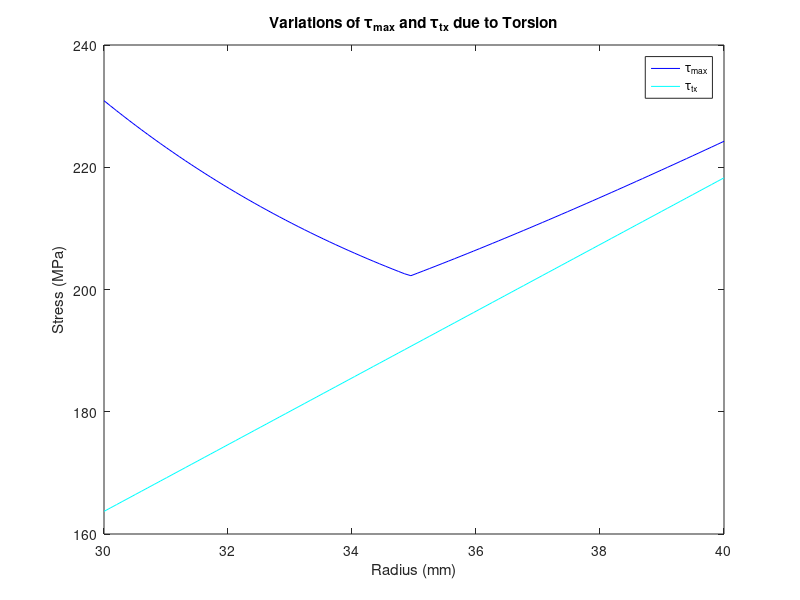
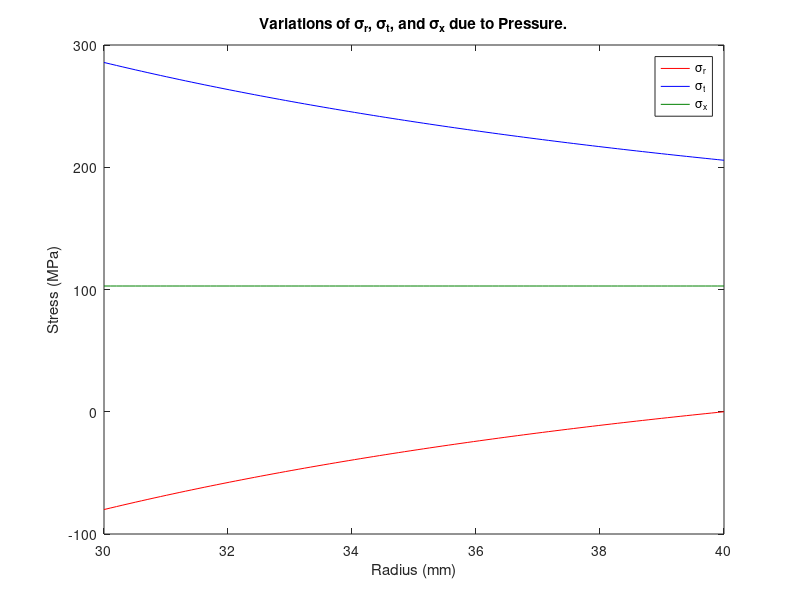

Source code (MATLAB) for these figures, in order:
% Finds the maximum shear stress experienced in a thick-walled tube
% A thick-walled tube has closed ends and is loaded with an internal
% pressure of 80 MPa and a torque of 15 kNm. The inner and outer diameters
% are 60 and 80 mm, respectively.

% Givens
p = 80 * 10^6; % Pa
T = 15 * 10^3; % Nm
r1 = 0.06/2; % m
r2= 0.08/2; % m

% Define R -- radius variation from the inner to outer diameter
R = linspace(r1, r2);

% Stress in x-direction
sigma_x = (p * r1^2)/(r2^2 - r1^2);

% Radial Stress
sigma_r = -sigma_x * ((r2^2./R.^2) - 1);

% Tangential Stress
sigma_t = sigma_x * ((r2^2./R.^2) + 1);

% Shear due to torsion
tau_tx = 2*T.*R./(pi * (r2^4 - r1^4));

% Find Principal Stresses
sigma_1 = ((sigma_t + sigma_x)/2) + sqrt(((sigma_t - sigma_x)/2).^2 + tau_tx.^2);
sigma_2 = ((sigma_t + sigma_x)/2) - sqrt(((sigma_t - sigma_x)/2).^2 + tau_tx.^2);
sigma_3 = sigma_r;

% Find Max Shear Stress in Tube
tau_max = zeros(1, length(R)); % Pre-allocate for efficiency
tau_1 = abs(sigma_2 - sigma_3)./2;
tau_2 = abs(sigma_1 - sigma_3)./2;
tau_3 = abs(sigma_1 - sigma_2)./2;
for i = 1:length(R)
    tau_max(i) = max([tau_1(i), tau_2(i), tau_3(i)]);
end

% Plots
figure(1)
plot(R * 1000, tau_max * 10^-6, 'b-')
title('Variations of \tau_{max} and \tau_{tx} due to Torsion')
xlabel('Radius (mm)')
ylabel('Stress (MPa)')
hold on
plot(R * 1000, tau_tx * 10^-6, 'c-')
legend('\tau_{max}', '\tau_{tx}', 'location', 'northeast')
hold off

figure(2)
plot(R * 1000, sigma_r * 10^-6, 'r-')
title('Variations of \sigma_r, \sigma_t, and \sigma_x due to Pressure.')
xlabel('Radius (mm)')
ylabel('Stress (MPa)')
hold on
plot(R * 1000, sigma_t * 10^-6, 'b-')
hold on
plot(R * 1000, ones(1, length(R)) .* sigma_x .* 10^-6, 'color', [0 0.5 0])
legend('\sigma_r', '\sigma_t', '\sigma_x', 'location', 'northeast')
hold off

% Other
max_shear = max(tau_max) * 10^-6; % MPa
fprintf('\nThe maximum shear experienced is %.2f\n', max_shear)